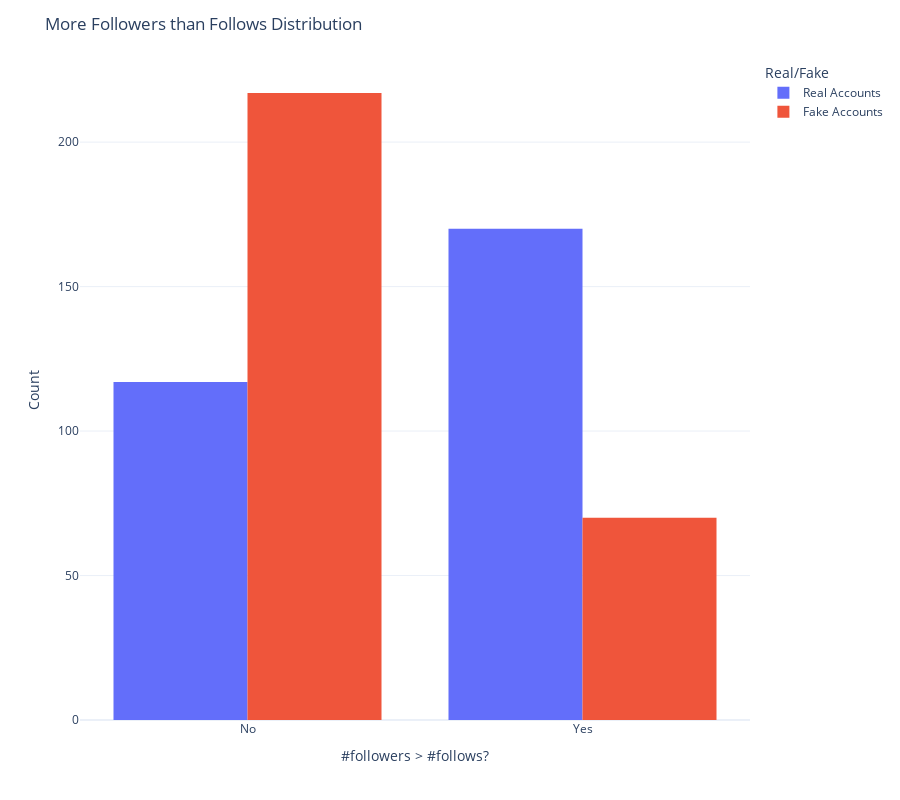

Notebook source saved alongside this figure:
### Markdown cell above
## Visualization of New Features

Now that we've added the new features to our dataframe, let's visualize their distribution and relationship with the target variable to see if they provide any valuable insights.

### Code cell
fig = px.histogram(train, x=train['#followers > #follows?'], color=newdf['fake'],
                   color_discrete_sequence=['#636EFA','#EF553B'],
                   barmode='group', template='plotly_white',labels={'color': 'Real/Fake'})
        
fig.update_layout(title='More Followers than Follows Distribution',
                  xaxis_title='#followers > #follows?', yaxis_title='Count', xaxis=dict(tickmode='array',
                  tickvals=[0, 1],
                  ticktext=['No', 'Yes']),
                  height = 800)
        
fig.show()

### Figure 1 — Plotly figure (JSON) as saved in the notebook; plotly's stock layout.template omitted (floating-point values rounded to 4 significant figures; data arrays with more than 128 entries replaced by an {"elided": "..."} marker saying what was removed)
{"data": [{"alignmentgroup": "True", "bingroup": "x", "hovertemplate": "Real/Fake=Real Accounts<br>#followers > #follows?=%{x}<br>count=%{y}<extra></extra>", "legendgroup": "Real Accounts", "marker": {"color": "#636EFA", "pattern": {"shape": ""}}, "name": "Real Accounts", "offsetgroup": "Real Accounts", "orientation": "v", "showlegend": true, "type": "histogram", "x": {"elided": "287 int values"}, "xaxis": "x", "yaxis": "y"}, {"alignmentgroup": "True", "bingroup": "x", "hovertemplate": "Real/Fake=Fake Accounts<br>#followers > #follows?=%{x}<br>count=%{y}<extra></extra>", "legendgroup": "Fake Accounts", "marker": {"color": "#EF553B", "pattern": {"shape": ""}}, "name": "Fake Accounts", "offsetgroup": "Fake Accounts", "orientation": "v", "showlegend": true, "type": "histogram", "x": {"elided": "287 int values"}, "xaxis": "x", "yaxis": "y"}], "layout": {"barmode": "group", "height": 800, "legend": {"title": {"text": "Real/Fake"}, "tracegroupgap": 0}, "margin": {"t": 60}, "title": {"text": "More Followers than Follows Distribution"}, "xaxis": {"anchor": "y", "domain": [0, 1], "tickmode": "array", "ticktext": ["No", "Yes"], "tickvals": [0, 1], "title": {"text": "#followers > #follows?"}}, "yaxis": {"anchor": "x", "domain": [0, 1], "title": {"text": "Count"}}}}
